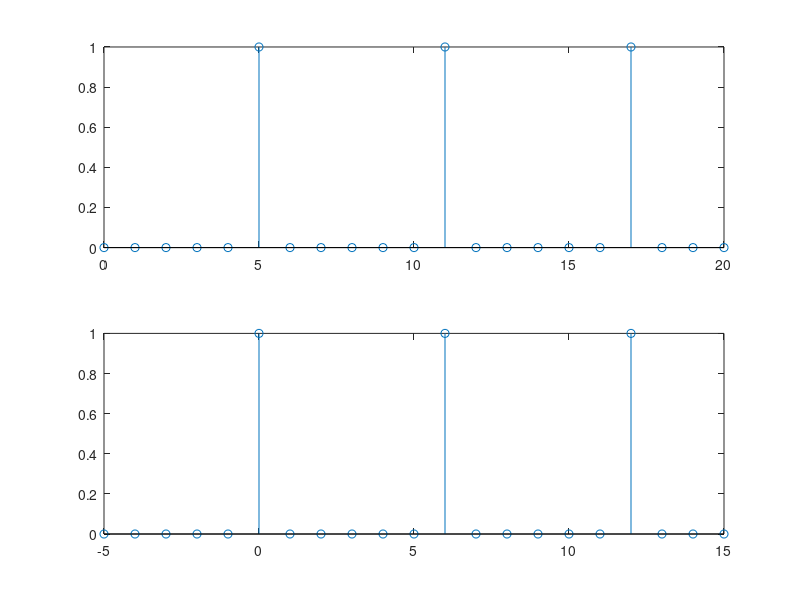
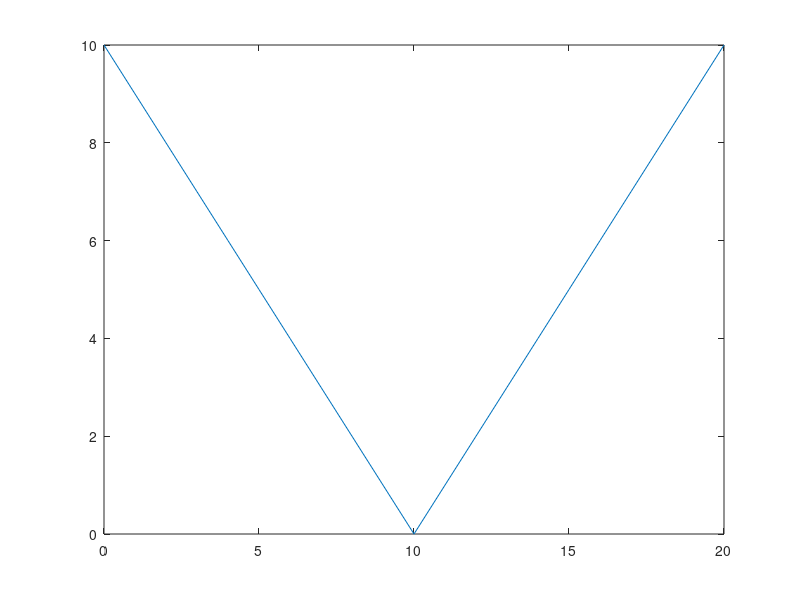
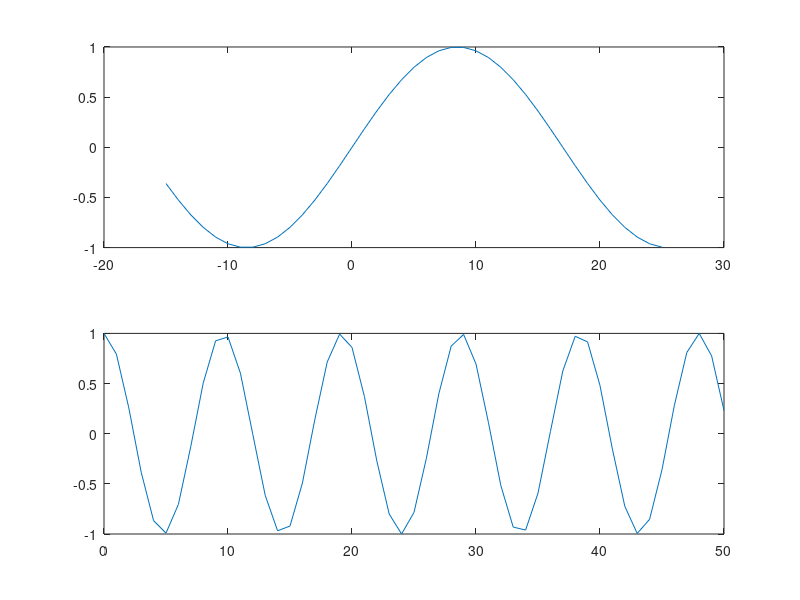

Reproduce these figures in MATLAB, in order.
z=[0,0,0,0,0,1,0,0,0,0,0,1,0,0,0,0,0,1,0,0,0]
n=0:20
m=-5:15

figure(1)
subplot(2,1,1)
stem(n,z)
subplot(2,1,2)
stem(m,z)
figure(2)
t=abs(10-n)
plot(n,t)
n1=-15:25
x1=sin((pi/17)*n1)
figure(3)
plot(n1,x1)
n2=0:50
x2=cos((pi/sqrt(23))*n2)
hold on
plot(n2,x2)
subplot(2,1,1)
plot(n1,x1)
subplot(2,1,2)
plot(n2,x2)